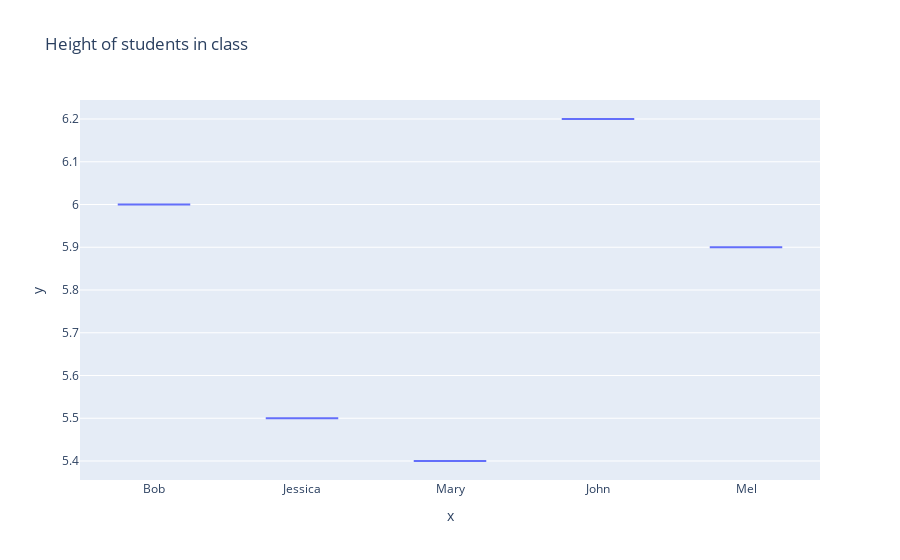

The code cell stored with this chart in its notebook:
### Markdown cell above
# Box Plot

### Code cell
names=['Bob', 'Jessica', 'Mary', 'John', 'Mel']
height=[6.0, 5.5, 5.4, 6.2, 5.9]

#import library
import plotly.express as px

# create a plot(line chart)
fig=px.box(x=names, y=height, title='Height of students in class')
fig.show()

### Figure 1 — Plotly figure (JSON) as saved in the notebook; plotly's stock layout.template omitted (floating-point values rounded to 4 significant figures)
{"data": [{"alignmentgroup": "True", "hovertemplate": "x=%{x}<br>y=%{y}<extra></extra>", "legendgroup": "", "marker": {"color": "#636efa"}, "name": "", "notched": false, "offsetgroup": "", "orientation": "v", "showlegend": false, "type": "box", "x": ["Bob", "Jessica", "Mary", "John", "Mel"], "x0": " ", "xaxis": "x", "y": [6.0, 5.5, 5.4, 6.2, 5.9], "y0": " ", "yaxis": "y"}], "layout": {"boxmode": "group", "legend": {"tracegroupgap": 0}, "title": {"text": "Height of students in class"}, "xaxis": {"anchor": "y", "domain": [0, 1], "title": {"text": "x"}}, "yaxis": {"anchor": "x", "domain": [0, 1], "title": {"text": "y"}}}}
